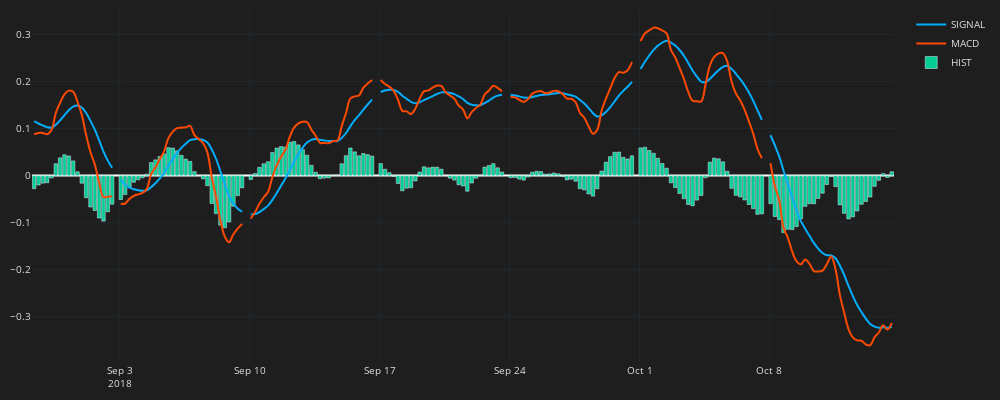

Notebook code cell kept with this figure:
### Code cell
df_plot = df.iloc[1000:1200]
plot_bb(df_plot)

### Figure 1 — Plotly figure (JSON) as saved in the notebook; plotly's stock layout.template omitted (floating-point values rounded to 4 significant figures; data arrays with more than 128 entries replaced by an {"elided": "..."} marker saying what was removed)
{"data": [{"line": {"color": "#03adfc", "shape": "spline", "width": 2}, "mode": "lines", "name": "SIGNAL", "type": "scatter", "x": {"elided": "200 str values"}, "y": {"elided": "200 float values"}}, {"line": {"color": "#fc4a03", "shape": "spline", "width": 2}, "mode": "lines", "name": "MACD", "type": "scatter", "x": {"elided": "200 str values"}, "y": {"elided": "200 float values"}}, {"name": "HIST", "type": "bar", "x": {"elided": "200 str values"}, "y": {"elided": "200 float values"}}], "layout": {"font": {"color": "#e1e1e1", "size": 10}, "height": 400, "margin": {"b": 10, "l": 10, "r": 10, "t": 10}, "paper_bgcolor": "#1e1e1e", "plot_bgcolor": "#1e1e1e", "width": 1000, "xaxis": {"fixedrange": true, "gridcolor": "#1F292F", "rangebreaks": [{"bounds": ["sat", "mon"]}], "rangeslider": {"visible": false}, "showgrid": true}, "yaxis": {"gridcolor": "#1F292F", "showgrid": true}}}
